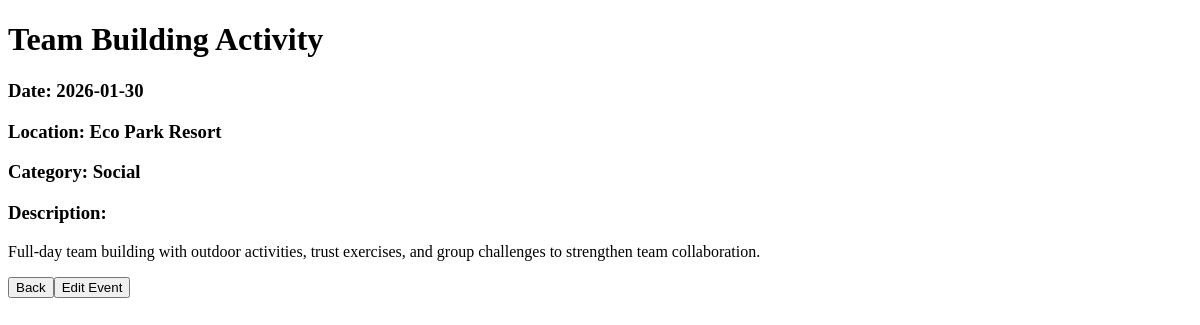
The app's page /EventDetail/2 with its own data.
### tables this page shows
CREATE TABLE events (
        id INTEGER PRIMARY KEY AUTOINCREMENT,
        title TEXT,
        date TEXT,
        location TEXT,
        category TEXT,
        description TEXT
                );

### app.py (the view)
@app.route('/EventDetail/<int:event_id>')
def event_detail(event_id):
    conn = sqlite3.connect('orgalog.db')
    cursor = conn.cursor()
    cursor.execute("SELECT * FROM events WHERE id=?", (event_id,))
    event = cursor.fetchone()
    event = {'id': event[0], 'title': event[1], 'date': event[2], 'location': event[3], 'category': event[4], 'description': event[5]}
    conn.close()
    return render_template('EventDetail.html', event=event)

### templates/EventDetail.html (shortened to what this page needs)
<!DOCTYPE html>
<html lang="en">
<head>
    <link rel="stylesheet" href="{{ url_for('static', filename='style.css') }}">
</head>
<body>
    <h1>{{ event.title}}</h1>
    <h3>Date: {{ event.date }}</h3>
    <h3>Location: {{ event.location }}</h3>
    <h3>Category: {{ event.category }}</h3>
    <h3>Description:</h3>
    <p>{{ event.description }}</p>
    <button onclick="window.location.href='/'">Back</button><button onclick="window.location.href='/EditEvent/{{ event.id }}'">Edit Event</button>
</body>
</html>

### records on screen
events: title "Team Building Activity", date "2026-01-30", location "Eco Park Resort", category "Social", description "Full-day team building with outdoor activities, trust exercises, and group challenges to strengthen team collaboration."
